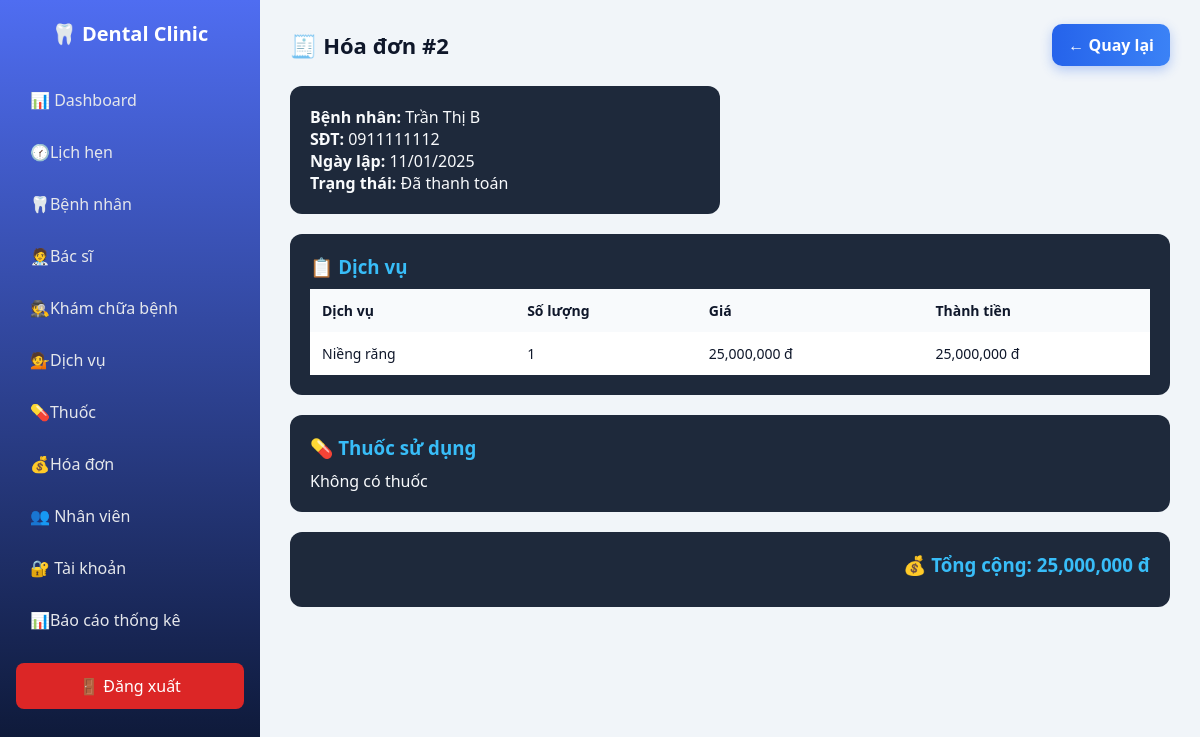
The page /dental_management/dashboard/dashboard.php?page=invoice_detail&id=2 (signed in) on the database its author committed.
### tables this page shows
CREATE TABLE `invoices` (
  `invoice_id` int(11) NOT NULL,
  `patient_id` int(11) NOT NULL,
  `total_amount` decimal(10,2) DEFAULT NULL,
  `invoice_date` date DEFAULT curdate(),
  `status` enum('Chưa thanh toán','Đã thanh toán') DEFAULT 'Chưa thanh toán',
  `record_id` int(11) NOT NULL
);

CREATE TABLE `patients` (
  `patient_id` int(11) NOT NULL,
  `full_name` varchar(100) NOT NULL,
  `gender` enum('Nam','Nữ','Khác') DEFAULT NULL,
  `dob` date DEFAULT NULL,
  `phone` varchar(15) DEFAULT NULL,
  `address` varchar(255) DEFAULT NULL,
  `created_at` timestamp NOT NULL DEFAULT current_timestamp(),
  `status` enum('Hoạt động','Ngưng') DEFAULT 'Hoạt động'
);

CREATE TABLE `invoice_details` (
  `id` int(11) NOT NULL,
  `invoice_id` int(11) NOT NULL,
  `service_id` int(11) NOT NULL,
  `quantity` int(11) DEFAULT 1,
  `price` decimal(10,2) DEFAULT NULL
);

CREATE TABLE `services` (
  `service_id` int(11) NOT NULL,
  `service_name` varchar(100) NOT NULL,
  `price` decimal(10,2) NOT NULL,
  `description` text DEFAULT NULL
);

### dental_management/dashboard/pages/invoice_detail.php (the view, shortened to what this page needs)
<?php
require_once __DIR__ . "/../../api/db.php";
$id = (int)($_GET['id'] ?? 0);
$stmt = $pdo->prepare("
    SELECT
        i.invoice_id,
        i.invoice_date,
        i.total_amount,
        i.status,
        p.full_name,
        p.phone,
        i.record_id
    FROM invoices i
    JOIN patients p ON i.patient_id = p.patient_id
    WHERE i.invoice_id = ?
");
$stmt->execute([$id]);
$invoice = $stmt->fetch(PDO::FETCH_ASSOC);
$services = $pdo->prepare("
    SELECT
        s.service_name,
        d.quantity,
        d.price,
        (d.quantity * d.price) AS total
    FROM invoice_details d
    JOIN services s ON d.service_id = s.service_id
    WHERE d.invoice_id = ?
");
$services->execute([$id]);
$service_items = $services->fetchAll(PDO::FETCH_ASSOC);
$meds = $pdo->prepare("
    SELECT
        m.medicine_name,
        pi.dosage,
        pi.frequency,
        pi.duration,
        m.price
    FROM prescription_items pi
    JOIN prescriptions p ON pi.prescription_id = p.prescription_id
    JOIN medicines m ON pi.medicine_id = m.medicine_id
    WHERE p.record_id = ?
");
$meds->execute([$invoice['record_id']]);
$medicine_items = $meds->fetchAll(PDO::FETCH_ASSOC);
?>
<div class="page-header">
    <h2>🧾 Hóa đơn #<?= $invoice['invoice_id'] ?></h2>
    <a href="dashboard.php?page=invoices" class="btn-add">← Quay lại</a>
</div>
<div class="medical-layout">
    <div class="medical-card">
        <p><b>Bệnh nhân:</b> <?= htmlspecialchars($invoice['full_name']) ?></p>
        <p><b>SĐT:</b> <?= htmlspecialchars($invoice['phone']) ?></p>
        <p><b>Ngày lập:</b> <?= date('d/m/Y', strtotime($invoice['invoice_date'])) ?></p>
        <p><b>Trạng thái:</b> <?= htmlspecialchars($invoice['status']) ?></p>
    </div>
    <div class="medical-card full">
        <h3>📋 Dịch vụ</h3>
        <?php if ($service_items): ?>
        <table>
            <thead>
                <tr>
                    <th>Dịch vụ</th>
                    <th>Số lượng</th>
                    <th>Giá</th>
                    <th>Thành tiền</th>
                </tr>
            </thead>
            <tbody>
            <?php foreach ($service_items as $s): ?>
                <tr>
                    <td><?= htmlspecialchars($s['service_name']) ?></td>
                    <td><?= $s['quantity'] ?></td>
                    <td><?= number_format($s['price']) ?> đ</td>
                    <td><?= number_format($s['total']) ?> đ</td>
                </tr>
            <?php endforeach; ?>
            </tbody>
        </table>
        <?php else: ?>
            <p>Không có dịch vụ</p>
        <?php endif; ?>
    </div>
    <div class="medical-card full">
        <h3>💊 Thuốc sử dụng</h3>
        <?php if ($medicine_items): ?>
        <table>
            <thead>
                <tr>
                    <th>Thuốc</th>
                    <th>Liều</th>
                    <th>Lần/ngày</th>
                    <th>Số ngày</th>
                    <th>Giá</th>
                </tr>
            </thead>
            <tbody>
            <?php foreach ($medicine_items as $m): ?>
                <tr>
                    <td><?= htmlspecialchars($m['medicine_name']) ?></td>
                    <td><?= htmlspecialchars($m['dosage']) ?></td>
                    <td><?= htmlspecialchars($m['frequency']) ?></td>
                    <td><?= htmlspecialchars($m['duration']) ?></td>
                    <td><?= number_format($m['price']) ?> đ</td>
                </tr>
            <?php endforeach; ?>
            </tbody>
        </table>
        <?php else: ?>
            <p>Không có thuốc</p>
        <?php endif; ?>
    </div>
    <div class="medical-card full" style="text-align:right">
        <h3>
            💰 Tổng cộng: <?= number_format($invoice['total_amount']) ?> đ
        </h3>
    </div>
</div>

### dental_management/dashboard/dashboard.css (style rules this page uses)
* { margin: 0; padding: 0; box-sizing: border-box; font-family: "Segoe UI", Tahoma, sans-serif; }
body { background: #f1f5f9; color: #0f172a; }
body { display: flex; min-height: 100vh; }
table { width: 100%; border-collapse: collapse; }
table thead { background: #f1f5f9; }
table th, table td { padding: 12px; text-align: left; font-size: 14px; }
table th { color: #334155; font-weight: 600; }
table tr { border-bottom: 1px solid #e5e7eb; }
table tr:last-child { border-bottom: none; }
.page-header { display: flex; justify-content: space-between; align-items: center; margin-bottom: 20px; }
.page-header h2 { font-size: 22px; color: #0f172a; }
.btn-add { background: linear-gradient(90deg, #2563eb, #3b82f6); color: #fff; padding: 10px 16px; border-radius: 10px; text-decoration: none; font-weight: 600; box-shadow: 0 4px 12px rgba(37,99,235,0.3); }
.medical-layout { display: grid; grid-template-columns: 1fr 1fr; gap: 20px; }
.medical-card { background: #1e293b; padding: 20px; border-radius: 12px; color: #f8fafc; }
.medical-card h3 { margin-bottom: 10px; color: #38bdf8; }
.medical-card.full { grid-column: 1 / -1; }
.medical-card select, .medical-card option, .medical-card input, .medical-card textarea, .medical-card table, .medical-card table td, .medical-card table th { color: #0f172a !important; background: #fff !important; }
.medical-card table th { background: #f8fafc !important; }

### rows shown on the page
invoices: invoice_id "2", patient.full_name "Trần Thị B", patient.phone "0911111112", invoice_date "11/01/2025", status "Đã thanh toán", total_amount "25,000,000"
invoice_details: service.service_name "Niềng răng", quantity "1", price "25,000,000", total "25,000,000"
